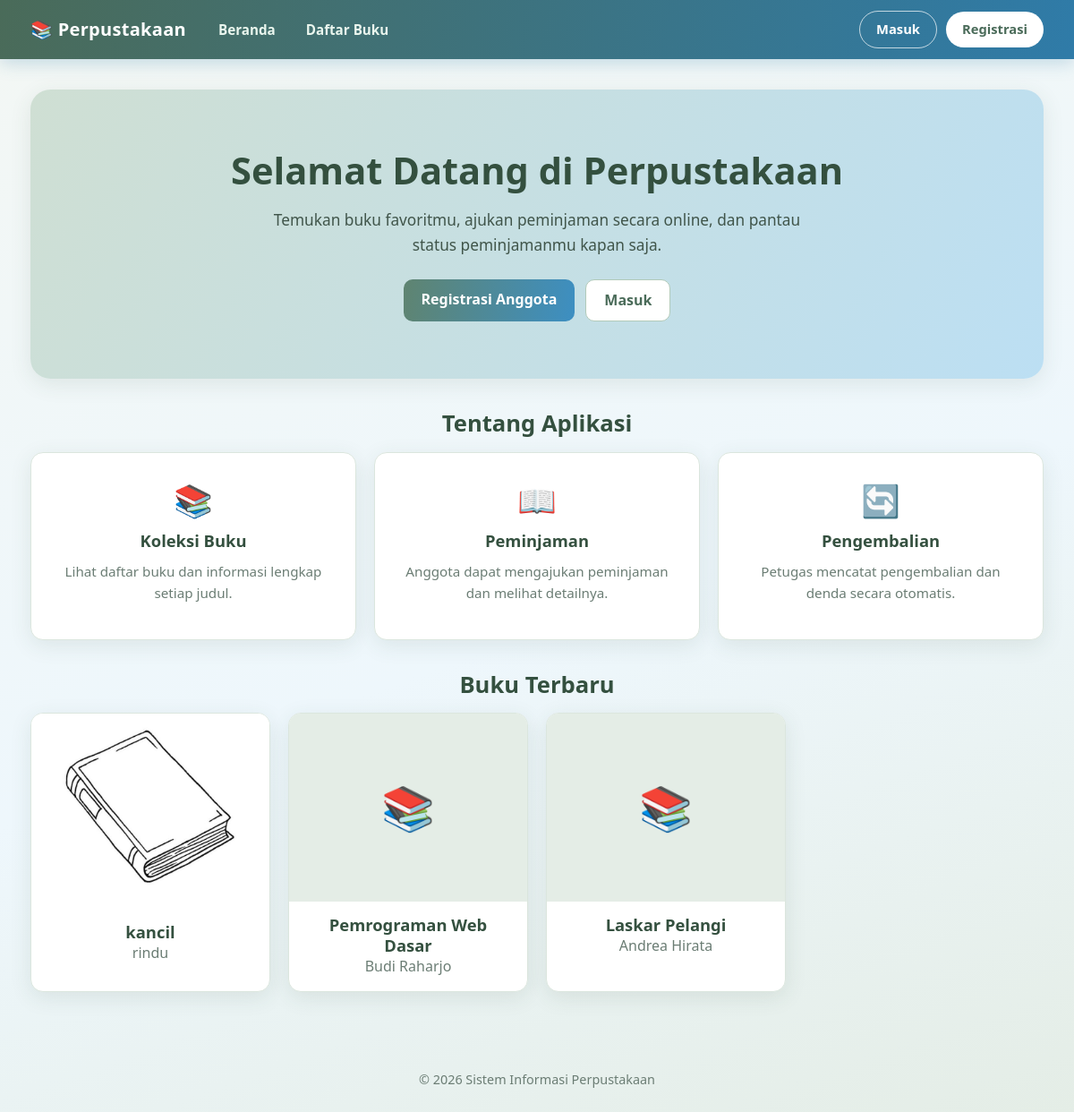
The page / on the database its author committed.
### tables this page shows
CREATE TABLE `buku` (
  `buku_id` int(11) NOT NULL,
  `judul` varchar(255) NOT NULL,
  `kategori_id` int(11) NOT NULL,
  `penerbit_id` int(11) NOT NULL,
  `admin_id` int(11) NOT NULL,
  `ISBN` varchar(30) DEFAULT NULL,
  `penulis` varchar(150) DEFAULT NULL,
  `jumlah_halaman` int(11) DEFAULT NULL,
  `stok` int(11) NOT NULL DEFAULT 0,
  `tahun_terbit` year(4) DEFAULT NULL,
  `sinopsis` text DEFAULT NULL,
  `gambar` varchar(255) DEFAULT NULL
);

### auth.php (called while the page is built, shortened)
<?php
function e($teks)
{
    return htmlspecialchars((string)$teks, ENT_QUOTES, 'UTF-8');
}

### index.php (the view, shortened to what this page needs)
<?php
include "koneksi.php";
include "auth.php";
$role  = $_SESSION['role'] ?? '';
$dash  = ['admin'=>'dashboard_admin.php','petugas'=>'dashboard_petugas.php','anggota'=>'dashboard_anggota.php'][$role] ?? '';
$terbaru = [];
try {
    $q = mysqli_query($koneksi, "SELECT buku_id, judul, penulis, gambar FROM buku ORDER BY buku_id DESC LIMIT 4");
    if ($q) { $terbaru = mysqli_fetch_all($q, MYSQLI_ASSOC); }
} catch (Throwable $ex) {}
?>
<!DOCTYPE html>
<html lang="id">
<head>
    <link rel="stylesheet" href="style.css">
</head>
<body>
<?php include "navbar.php"; ?>
<main class="page">
  <section class="hero">
    <h1>Selamat Datang di Perpustakaan</h1>
    <p>Temukan buku favoritmu, ajukan peminjaman secara online, dan pantau status peminjamanmu kapan saja.</p>
    <div class="actions">
      <?php if ($role != '') { ?>
        <a class="btn" href="<?= $dash; ?>">Ke Dashboard</a>
        <a class="btn light" href="logout.php">Logout</a>
      <?php } else { ?>
        <a class="btn" href="register.php">Registrasi Anggota</a>
        <a class="btn light" href="login.php">Masuk</a>
      <?php } ?>
    </div>
  </section>
  <h2 style="text-align:center">Tentang Aplikasi</h2>
  <div class="grid c3" style="margin-bottom:34px">
    <div class="card menu-card"><span class="ico">📚</span><h3>Koleksi Buku</h3><p>Lihat daftar buku dan informasi lengkap setiap judul.</p></div>
    <div class="card menu-card"><span class="ico">📖</span><h3>Peminjaman</h3><p>Anggota dapat mengajukan peminjaman dan melihat detailnya.</p></div>
    <div class="card menu-card"><span class="ico">🔄</span><h3>Pengembalian</h3><p>Petugas mencatat pengembalian dan denda secara otomatis.</p></div>
  </div>
  <?php if (count($terbaru) > 0) { ?>
  <h2 style="text-align:center">Buku Terbaru</h2>
  <div class="grid c4">
    <?php foreach ($terbaru as $b) { ?>
    <a class="card book-card" href="detail.php?id=<?= (int)$b['buku_id']; ?>" style="color:inherit">
      <?php if (!empty($b['gambar'])) { ?><img src="uploads/<?= e($b['gambar']); ?>" alt=""><?php } else { ?><div class="nocover">📚</div><?php } ?>
      <div class="in"><h3 style="margin:0"><?= e($b['judul']); ?></h3><span class="muted"><?= e($b['penulis']); ?></span></div>
    </a>
    <?php } ?>
  </div>
  <?php } ?>
</main>
<footer class="foot">&copy; <?= date('Y'); ?> Sistem Informasi Perpustakaan</footer>
</body>
</html>

### style.css (style rules this page uses)
:root { --sage-50:#f3f7f4; --sage-100:#e4ede6; --sage-200:#cfdfd3; --sage-300:#b2cab9; --sage-400:#94b49f; --sage-600:#5f8470; --sage-700:#4a6b59; --sage-800:#34503f; --sky-50:#eef7fc; --sky-100:#dcf0fa; --sky-200:#bcdff3; --sky-400:#7cbbe3; --sky-600:#3d8fc2; --sky-700:#2f7ba8; --ink:#2b3a33; --muted:#6b7d74; --line:#dbe6de; --white:#fff; --danger:#c0625a; --warn:#c99a3b; --radius:14px; --shadow:0 6px 24px rgba(52,80,63,.10); }
* { box-sizing:border-box }
html { scroll-behavior:smooth }
body { margin:0; color:var(--ink); line-height:1.6; font-family:"Segoe UI",system-ui,-apple-system,Roboto,"Helvetica Neue",Arial,sans-serif; background:linear-gradient(160deg,var(--sage-50) 0%,var(--sky-50) 55%,var(--sage-100) 100%) fixed; min-height:100vh; }
h1,h2,h3,h4 { color:var(--sage-800);line-height:1.25;margin:0 0 .6em }
h1 { font-size:2rem }
h2 { font-size:1.6rem }
h3 { font-size:1.15rem }
p { margin:0 0 1em }
a { color:var(--sky-700);text-decoration:none }
img { max-width:100%;border-radius:10px }
.page { max-width:1180px;margin:0 auto;padding:34px 24px 60px }
.muted { color:var(--muted) }
footer.foot { text-align:center;color:var(--muted);padding:26px 10px;font-size:.9rem }
.hero { background:linear-gradient(120deg,var(--sage-200),var(--sky-200));border-radius:22px; padding:64px 40px;text-align:center;box-shadow:var(--shadow);margin-bottom:34px }
.hero h1 { font-size:2.6rem;margin-bottom:.4em }
.hero p { max-width:640px;margin:0 auto 1.4em;color:#40554a;font-size:1.08rem }
.hero .actions { display:flex;gap:12px;justify-content:center;flex-wrap:wrap }
.card { background:var(--white);border:1px solid var(--line);border-radius:var(--radius);padding:24px;box-shadow:var(--shadow) }
.grid { display:grid;gap:20px }
.grid.c3 { grid-template-columns:repeat(3,1fr) }
.grid.c4 { grid-template-columns:repeat(4,1fr) }
.menu-card { text-align:center;transition:.2s }
.menu-card .ico { font-size:2.2rem;display:block;margin-bottom:6px }
.menu-card p { color:var(--muted);font-size:.95rem }
.book-card { padding:0;overflow:hidden;text-align:center }
.book-card img { width:100%;height:210px;object-fit:cover;border-radius:0 }
.book-card .nocover { height:210px;display:flex;align-items:center;justify-content:center;font-size:3rem;background:var(--sage-100) }
.book-card div.in { padding:14px 16px }
button,.btn { display:inline-block;cursor:pointer;border:0;border-radius:10px;padding:10px 20px;font:inherit;font-weight:600; color:#fff;background:linear-gradient(100deg,var(--sage-600),var(--sky-600));transition:.2s;text-decoration:none }
.btn.light { background:#fff;color:var(--sage-700);border:1.5px solid var(--sage-300) }

### rows shown on the page
buku: gambar (picture), judul "kancil", penulis "rindu"
buku: judul "Pemrograman Web Dasar", penulis "Budi Raharjo"
buku: judul "Laskar Pelangi", penulis "Andrea Hirata"
